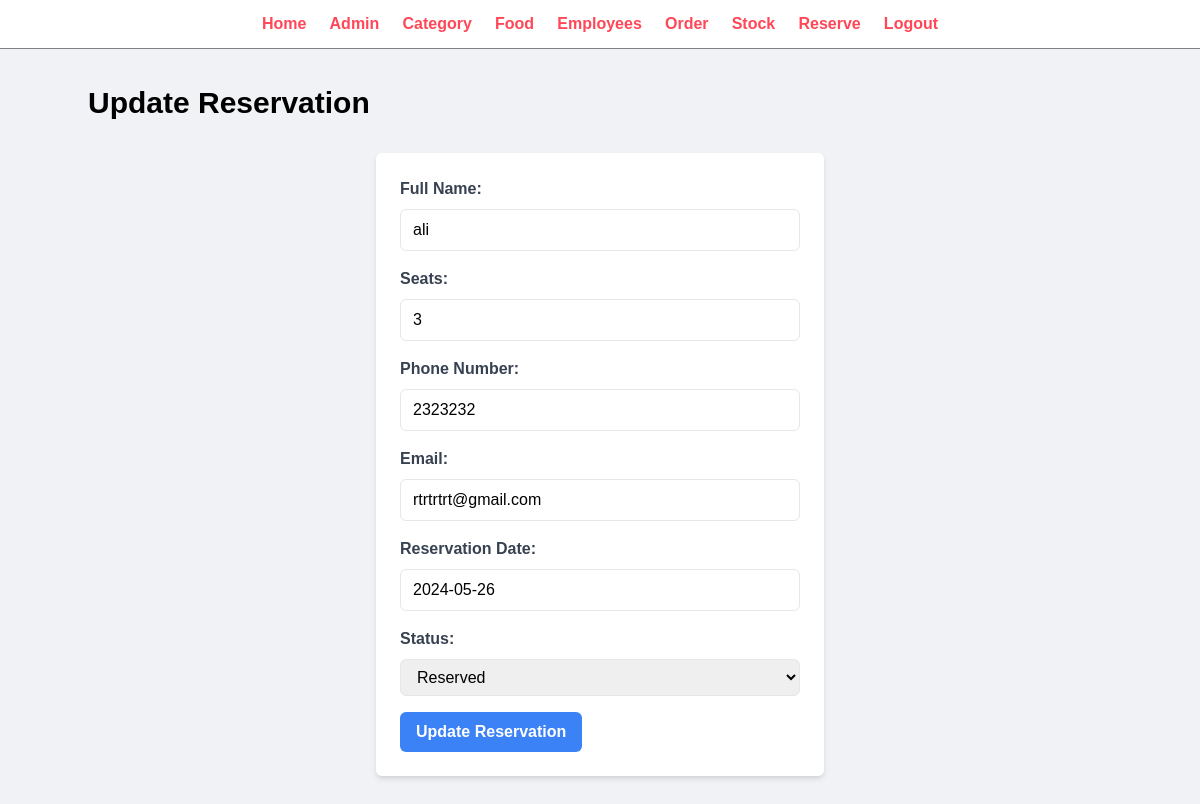
Page /admin/update-reservation.php?id=9 (signed in) on the committed database.
### tables this page shows
CREATE TABLE `dinein` (
  `id` int(11) NOT NULL,
  `user_id` int(10) DEFAULT NULL,
  `seats` int(11) NOT NULL,
  `reservation_date` date NOT NULL,
  `Name` varchar(255) NOT NULL,
  `Phone` int(11) NOT NULL,
  `Email` varchar(255) NOT NULL,
  `status` varchar(50) NOT NULL
);

### admin/update-reservation.php (the view, shortened to what this page needs)
<?php include('partials/menu.php'); ?>
<link rel="stylesheet" href="https://cdnjs.cloudflare.com/ajax/libs/tailwindcss/2.2.19/tailwind.min.css">
<div class="main-content">
      <div class="container mx-auto">
        <h1 class="text-3xl font-bold mb-8">Update Reservation</h1>
        <?php
        if(isset($_GET['id'])) {
            $id = $_GET['id'];
            $sql = "SELECT * FROM dineIn WHERE id=$id";
            $res = mysqli_query($conn, $sql);
            $count = mysqli_num_rows($res);
            if($count == 1) {
                $row = mysqli_fetch_assoc($res);
                $name = $row['Name'];
                $seats = $row['seats'];
                $phone = $row['Phone'];
                $email = $row['Email'];
                $reservation_date = $row['reservation_date'];
                $status = $row['status'];
            } else {
                header('location: ' . SITEURL . 'admin/manage-reservation.php');
                exit();
            }
        } else {
            header('location: ' . SITEURL . 'admin/manage-reservation.php');
            exit();
        }
        ?>
        <div class="max-w-md mx-auto bg-white p-6 rounded-md shadow-md">
            <form action="" method="POST">
                <div class="mb-4">
                    <label for="name" class="block text-gray-700 font-semibold mb-2">Full Name:</label>
                    <input type="text" id="name" name="name" value="<?php echo $name;?>" class="w-full px-3 py-2 border rounded-md">
                </div>
                <div class="mb-4">
                    <label for="seats" class="block text-gray-700 font-semibold mb-2">Seats:</label>
                    <input type="text" id="seats" name="seats" value="<?php echo $seats;?>" class="w-full px-3 py-2 border rounded-md">
                </div>
                <div class="mb-4">
                    <label for="phone" class="block text-gray-700 font-semibold mb-2">Phone Number:</label>
                    <input type="tel" id="phone" name="phone" value="<?php echo $phone;?>" class="w-full px-3 py-2 border rounded-md">
                </div>
                <div class="mb-4">
                    <label for="email" class="block text-gray-700 font-semibold mb-2">Email:</label>
                    <input type="email" id="email" name="email" value="<?php echo $email;?>" class="w-full px-3 py-2 border rounded-md">
                </div>
                <div class="mb-4">
                    <label for="reservation_date" class="block text-gray-700 font-semibold mb-2">Reservation Date:</label>
                    <input type="text" id="reservation_date" name="reservation_date" value="<?php echo $reservation_date;?>" class="w-full px-3 py-2 border rounded-md">
                </div>
                <div class="mb-4">
                    <label for="status" class="block text-gray-700 font-semibold mb-2">Status:</label>
                    <select name="status" id="status" class="w-full px-3 py-2 border rounded-md">
                        <option value="Reserved" <?php if($status=="Reserved") echo "selected"; ?>>Reserved</option>
                    </select>
                </div>
                <button type="submit" name="submit" class="bg-blue-500 hover:bg-blue-600 text-white font-semibold py-2 px-4 rounded-md">Update Reservation</button>
            </form>
        </div>
    </div>
</div>

### css/admin.css (style rules this page uses)
* { margin: 0; padding: 0; font-family: Arial, Helvetica, sans-serif; }
.main-content { background-color:#f1f2f6; padding: 3% 0; }

### rows in the picture
dinein: name "ali", seats "3", phone "2323232", email "rtrtrtrt@gmail.com", reservation_date "2024-05-26", status "Reserved"
